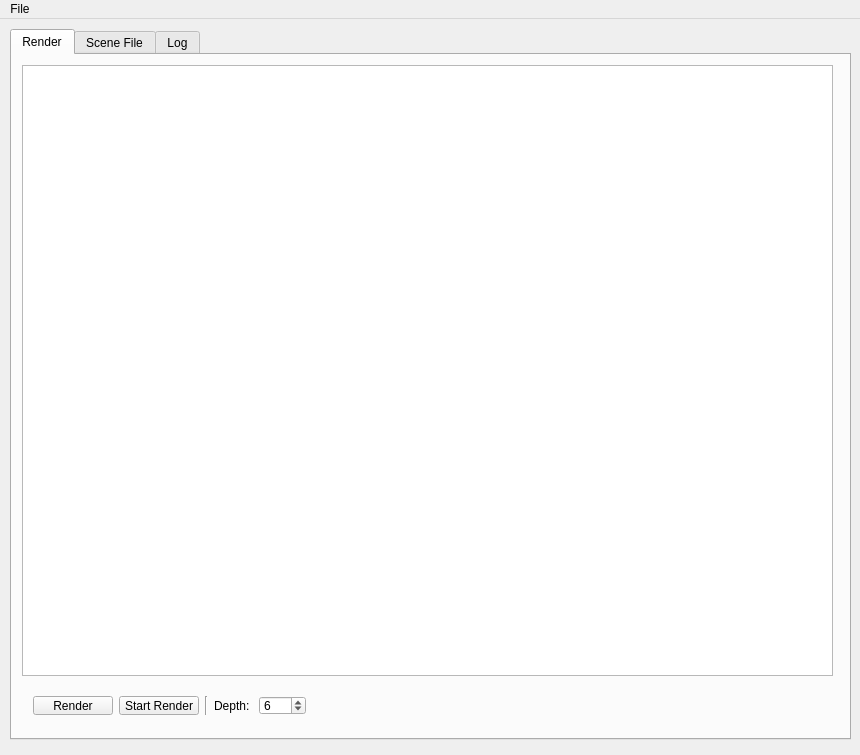
<?xml version="1.0" encoding="UTF-8"?>
<ui version="4.0">
 <class>MainWindow</class>
 <widget class="QMainWindow" name="MainWindow">
  <property name="windowModality">
   <enum>Qt::NonModal</enum>
  </property>
  <property name="geometry">
   <rect>
    <x>0</x>
    <y>0</y>
    <width>860</width>
    <height>755</height>
   </rect>
  </property>
  <property name="windowTitle">
   <string>SimpleTracer</string>
  </property>
  <property name="windowIcon">
   <iconset>
    <normaloff>Icon/SimpleTracer-Icon.png</normaloff>Icon/SimpleTracer-Icon.png</iconset>
  </property>
  <property name="locale">
   <locale language="English" country="UnitedStates"/>
  </property>
  <widget class="QWidget" name="centralWidget">
   <widget class="QTabWidget" name="tabWidget">
    <property name="geometry">
     <rect>
      <x>10</x>
      <y>10</y>
      <width>841</width>
      <height>711</height>
     </rect>
    </property>
    <property name="currentIndex">
     <number>0</number>
    </property>
    <property name="elideMode">
     <enum>Qt::ElideNone</enum>
    </property>
    <property name="usesScrollButtons">
     <bool>false</bool>
    </property>
    <property name="tabsClosable">
     <bool>false</bool>
    </property>
    <property name="movable">
     <bool>false</bool>
    </property>
    <widget class="QWidget" name="RenderTab">
     <attribute name="title">
      <string>Render</string>
     </attribute>
     <widget class="QGraphicsView" name="graphicsView">
      <property name="geometry">
       <rect>
        <x>10</x>
        <y>10</y>
        <width>811</width>
        <height>611</height>
       </rect>
      </property>
      <property name="verticalScrollBarPolicy">
       <enum>Qt::ScrollBarAsNeeded</enum>
      </property>
      <property name="horizontalScrollBarPolicy">
       <enum>Qt::ScrollBarAsNeeded</enum>
      </property>
      <property name="backgroundBrush">
       <brush brushstyle="SolidPattern">
        <color alpha="255">
         <red>0</red>
         <green>0</green>
         <blue>50</blue>
        </color>
       </brush>
      </property>
      <property name="sceneRect">
       <rectf>
        <x>0.000000000000000</x>
        <y>0.000000000000000</y>
        <width>800.000000000000000</width>
        <height>600.000000000000000</height>
       </rectf>
      </property>
      <property name="alignment">
       <set>Qt::AlignLeading|Qt::AlignLeft|Qt::AlignTop</set>
      </property>
      <property name="dragMode">
       <enum>QGraphicsView::NoDrag</enum>
      </property>
      <property name="viewportUpdateMode">
       <enum>QGraphicsView::MinimalViewportUpdate</enum>
      </property>
     </widget>
     <widget class="QWidget" name="horizontalLayoutWidget">
      <property name="geometry">
       <rect>
        <x>10</x>
        <y>630</y>
        <width>811</width>
        <height>41</height>
       </rect>
      </property>
      <layout class="QHBoxLayout" name="horizontalLayout">
       <item>
        <widget class="QPushButton" name="pushButton">
         <property name="text">
          <string>Render</string>
         </property>
        </widget>
       </item>
       <item>
        <widget class="QPushButton" name="pushButton_2">
         <property name="text">
          <string>Start Render</string>
         </property>
        </widget>
       </item>
       <item>
        <widget class="Line" name="line">
         <property name="orientation">
          <enum>Qt::Vertical</enum>
         </property>
        </widget>
       </item>
       <item>
        <widget class="QLabel" name="label">
         <property name="text">
          <string>Depth: </string>
         </property>
        </widget>
       </item>
       <item>
        <widget class="QSpinBox" name="DepthBox">
         <property name="maximum">
          <number>512</number>
         </property>
         <property name="value">
          <number>6</number>
         </property>
        </widget>
       </item>
       <item>
        <spacer name="horizontalSpacer">
         <property name="orientation">
          <enum>Qt::Horizontal</enum>
         </property>
         <property name="sizeHint" stdset="0">
          <size>
           <width>40</width>
           <height>20</height>
          </size>
         </property>
        </spacer>
       </item>
      </layout>
     </widget>
    </widget>
    <widget class="QWidget" name="SceneFileTab">
     <attribute name="title">
      <string>Scene File</string>
     </attribute>
     <widget class="QTextBrowser" name="SceneFileTextBrowser">
      <property name="geometry">
       <rect>
        <x>10</x>
        <y>10</y>
        <width>821</width>
        <height>661</height>
       </rect>
      </property>
     </widget>
    </widget>
    <widget class="QWidget" name="LogTab">
     <attribute name="title">
      <string>Log</string>
     </attribute>
     <widget class="QTextBrowser" name="LogTextBrowser">
      <property name="geometry">
       <rect>
        <x>10</x>
        <y>10</y>
        <width>821</width>
        <height>661</height>
       </rect>
      </property>
     </widget>
    </widget>
   </widget>
  </widget>
  <widget class="QMenuBar" name="menuBar">
   <property name="geometry">
    <rect>
     <x>0</x>
     <y>0</y>
     <width>860</width>
     <height>31</height>
    </rect>
   </property>
   <widget class="QMenu" name="menuFile">
    <property name="title">
     <string>File</string>
    </property>
    <addaction name="actionOpen_Scene_File"/>
    <addaction name="actionSave_rendered_Image"/>
   </widget>
   <addaction name="menuFile"/>
  </widget>
  <action name="actionOpen_Scene_File">
   <property name="text">
    <string>Open Scene File</string>
   </property>
  </action>
  <action name="actionSave_rendered_Image">
   <property name="text">
    <string>Save rendered Image</string>
   </property>
  </action>
 </widget>
 <layoutdefault spacing="6" margin="11"/>
 <resources/>
 <connections/>
</ui>
